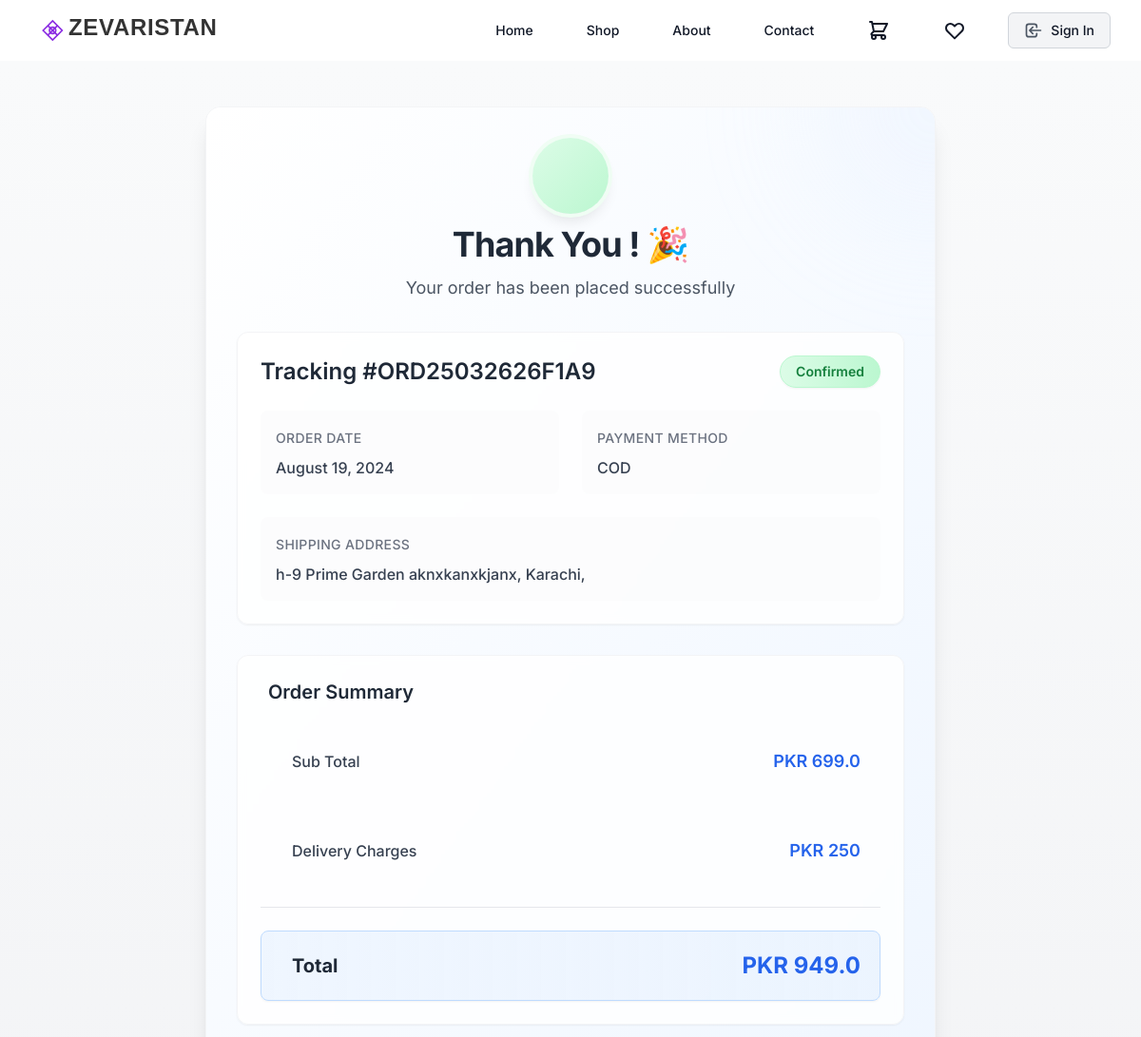
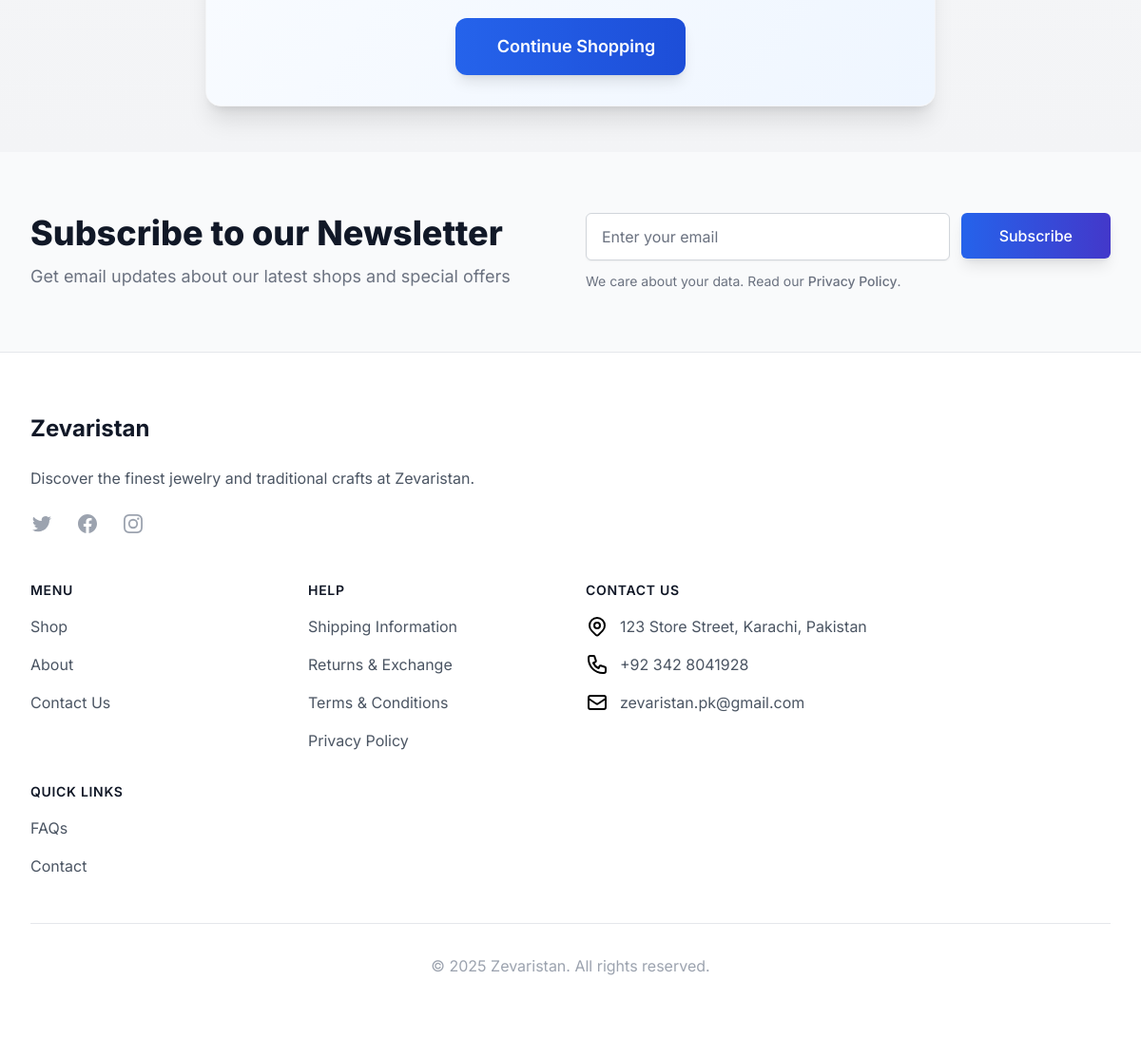
Page /order/order-summary/1/ on the committed database (2 pictures, top to bottom).
### order/models.py (models this page shows, shortened)
class Order(models.Model):
    tracking_number = models.CharField(max_length=20, unique=True, blank=True)
    user = models.ForeignKey(User, on_delete=models.SET_NULL, null=True, blank=True)
    cart = models.ForeignKey(Cart, on_delete=models.CASCADE, null=True, blank=True)  # Optional for guest users
    total_price = models.DecimalField(max_digits=10, decimal_places=2)
    created_at = models.DateTimeField(auto_now_add=True)
    updated_at = models.DateTimeField(auto_now=True)
    is_paid = models.BooleanField(default=False)
    shipping_address = models.TextField(null=True, blank=True)
    payment_method = models.CharField(max_length=30, choices=[
        ('COD', 'Cash on Delivery'),
        ('JazzCash', 'JazzCash'),
    ])
    status = models.CharField(max_length=20, choices=[
        ('Pending', 'Pending'),
        ('Processing', 'Processing'),
        ('Shipped', 'Shipped'),
        ('Delivered', 'Delivered'),
        ('Cancelled', 'Cancelled')
    ], default='Pending')

### order/views.py (the view)
# urls.py: path('order-summary/<int:order_id>/', views.order_summary, name='order_summary'),
def order_summary(request, order_id):
    order = get_object_or_404(Order, id=order_id)
    total_quantity = sum(item.quantity for item in order.items.all())
    subtotal = sum(item.price * item.quantity for item in order.items.all())
    return render(request, 'order/order_summary.html', {
        'order': order,
        'total_quantity': total_quantity,
        'subtotal': subtotal,
    })

### cart/cart_context_processors.py (called while the page is built)
def cart_item_count(request):
    if request.user.is_authenticated:
        cart, created = Cart.objects.get_or_create(user=request.user)
        return {'cart_item_count': cart.items.count()}
    else:
        cart = SessionCart(request)
        return {'cart_item_count': sum(item['quantity'] for item in cart.cart.values())}

### shop/templatetags/custom_filters.py (called while the page is built)
@register.filter
def format_price(value):
    if value is None:
        return '0.0'
    try:
        from decimal import ROUND_HALF_UP
        str_value = str(value).strip()
        if not str_value:
            return '0.0'
        str_value = str_value.replace('PKR', '').replace(',', '').strip()
        decimal_value = Decimal(str_value).quantize(Decimal('0.0'), rounding=ROUND_HALF_UP)
        formatted_value = '{:,.1f}'.format(float(decimal_value))
        return formatted_value
    except (ValueError, TypeError, InvalidOperation):
        return '0.0'

### wishlist/wishlist_context_processors.py (called while the page is built)
def wishlist_count(request):
    if request.user.is_authenticated:
        count = WishlistItem.objects.filter(user=request.user).count()
    else:
        count = WishlistItem.objects.filter(session_key=request.session.session_key).count() if request.session.session_key else 0
    return {'wishlist_count': count}

### order/templates/order/order_summary.html (shortened to what this page needs)
{% extends 'base/base.html' %}
{% load static %}
{% load custom_filters %}
{% block content %}
<section class="min-h-screen py-12 bg-gradient-to-b from-gray-50 to-gray-100">
    <div class="container mx-auto px-4 sm:px-6 lg:px-8">
        <div class="max-w-3xl mx-auto">
            <div class="bg-white rounded-2xl shadow-xl overflow-hidden transform hover:-translate-y-2 transition-all duration-300 border border-gray-100">
                <div class="bg-gradient-to-br from-white to-blue-50 p-6 sm:p-8 relative overflow-hidden">
                    <div class="absolute top-0 right-0 w-64 h-64 bg-blue-100 rounded-full filter blur-3xl opacity-20 -mr-32 -mt-32"></div>
                    <div class="text-center space-y-3">
                        <div class="inline-flex items-center justify-center w-20 h-20 bg-gradient-to-br from-green-100 to-green-200 rounded-full ring-4 ring-green-50 shadow-lg">
                        </div>
                        <h2 class="text-3xl sm:text-4xl font-bold text-gray-800 tracking-tight">Thank You {{ request.user.username|title }}! 🎉</h2>
                        <p class="text-lg text-gray-600">Your order has been placed successfully</p>
                    </div>
                    <div class="mt-8 bg-white/80 backdrop-blur-sm rounded-xl p-6 space-y-6 shadow-sm border border-gray-100">
                        <div class="flex flex-wrap justify-between items-center gap-4">
                            <h3 class="text-2xl font-semibold text-gray-800">Tracking #{{ order.tracking_number }}</h3>
                            <span class="px-4 py-1.5 bg-gradient-to-r from-green-100 to-green-200 text-green-700 rounded-full text-sm font-semibold shadow-sm border border-green-200">Confirmed</span>
                        </div>
                        <div class="grid grid-cols-1 md:grid-cols-2 gap-6">
                            <div class="space-y-2 p-4 bg-gray-50/50 rounded-lg">
                                <label class="text-sm text-gray-500 font-medium uppercase tracking-wide">Order Date</label>
                                <p class="text-gray-700 font-medium">{{ order.created_at|date:"F d, Y" }}</p>
                            </div>
                            <div class="space-y-2 p-4 bg-gray-50/50 rounded-lg">
                                <label class="text-sm text-gray-500 font-medium uppercase tracking-wide">Payment Method</label>
                                <p class="text-gray-700 font-medium">{{ order.payment_method }}</p>
                            </div>
                            <div class="col-span-1 md:col-span-2 space-y-2 p-4 bg-gray-50/50 rounded-lg">
                                <label class="text-sm text-gray-500 font-medium uppercase tracking-wide">Shipping Address</label>
                                <p class="text-gray-700 font-medium">{{ order.shipping_address }}</p>
                            </div>
                        </div>
                    </div>
                    <div class="mt-8 bg-white/80 backdrop-blur-sm rounded-xl p-6 shadow-sm border border-gray-100">
                        <h4 class="text-xl font-semibold text-gray-800 mb-6 flex items-center gap-2">
                            Order Summary
                        </h4>
                        <div class="space-y-4">
                            <div class="space-y-4 sm:space-y-6">
                                <div class="flex flex-col sm:flex-row items-start sm:items-center justify-between p-4 sm:p-5 hover:bg-blue-50/50 rounded-lg transition-all duration-200 border border-transparent hover:border-blue-100">
                                    <span class="flex items-center gap-3 text-gray-700 mb-2 sm:mb-0">
                                        <span class="font-medium text-sm sm:text-base">Sub Total</span>
                                    </span>
                                    <span class="font-semibold text-blue-600 text-base sm:text-lg">PKR {{subtotal |format_price}}</span>
                                </div>
                                <div class="flex flex-col sm:flex-row items-start sm:items-center justify-between p-4 sm:p-5 hover:bg-blue-50/50 rounded-lg transition-all duration-200 border border-transparent hover:border-blue-100">
                                    <span class="flex items-center gap-3 text-gray-700 mb-2 sm:mb-0">
                                        <span class="font-medium text-sm sm:text-base">Delivery Charges</span>
                                    </span>
                                    <span class="font-semibold text-blue-600 text-base sm:text-lg">PKR 250</span>
                                </div>
                                <div class="mt-6 pt-6 border-t border-gray-200">
                                    <div class="flex flex-col sm:flex-row items-start sm:items-center justify-between p-4 sm:p-5 bg-gradient-to-r from-blue-50 to-blue-100/50 rounded-lg shadow-sm border border-blue-200">
                                        <span class="flex items-center gap-3 text-gray-800 mb-2 sm:mb-0">
                                            <span class="font-bold text-lg sm:text-xl">Total</span>
                                        </span>
                                        <span class="font-bold text-blue-600 text-xl sm:text-2xl">PKR {{ order.total_price|format_price }}</span>
                                    </div>
                                </div>
                            </div>
                        </div>
                    </div>
                    <div class="mt-8 text-center">
                        <a href="{% url 'shop:shop' %}" class="inline-flex items-center px-8 py-4 bg-gradient-to-r from-blue-600 to-blue-700 text-white text-lg font-semibold rounded-xl shadow-lg hover:from-blue-700 hover:to-blue-800 focus:outline-none focus:ring-2 focus:ring-blue-500 focus:ring-offset-2 transition-all duration-200 transform hover:scale-105">
                            Continue Shopping
                        </a>
                    </div>
                </div>
            </div>
        </div>
    </div>
</section>
{% endblock %}

### base/templates/base/header.html (style rules this page uses)
body { font-family: 'Inter', sans-serif; }

### rows in the picture
Order: tracking_number "ORD25032626F1A9", created_at "August 19, 2024", payment_method "COD", shipping_address "h-9 Prime Garden aknxkanxkjanx, Karachi,", total_price "949.0"

### other values in the picture
{{ subtotal |format_price }} "699.0"
